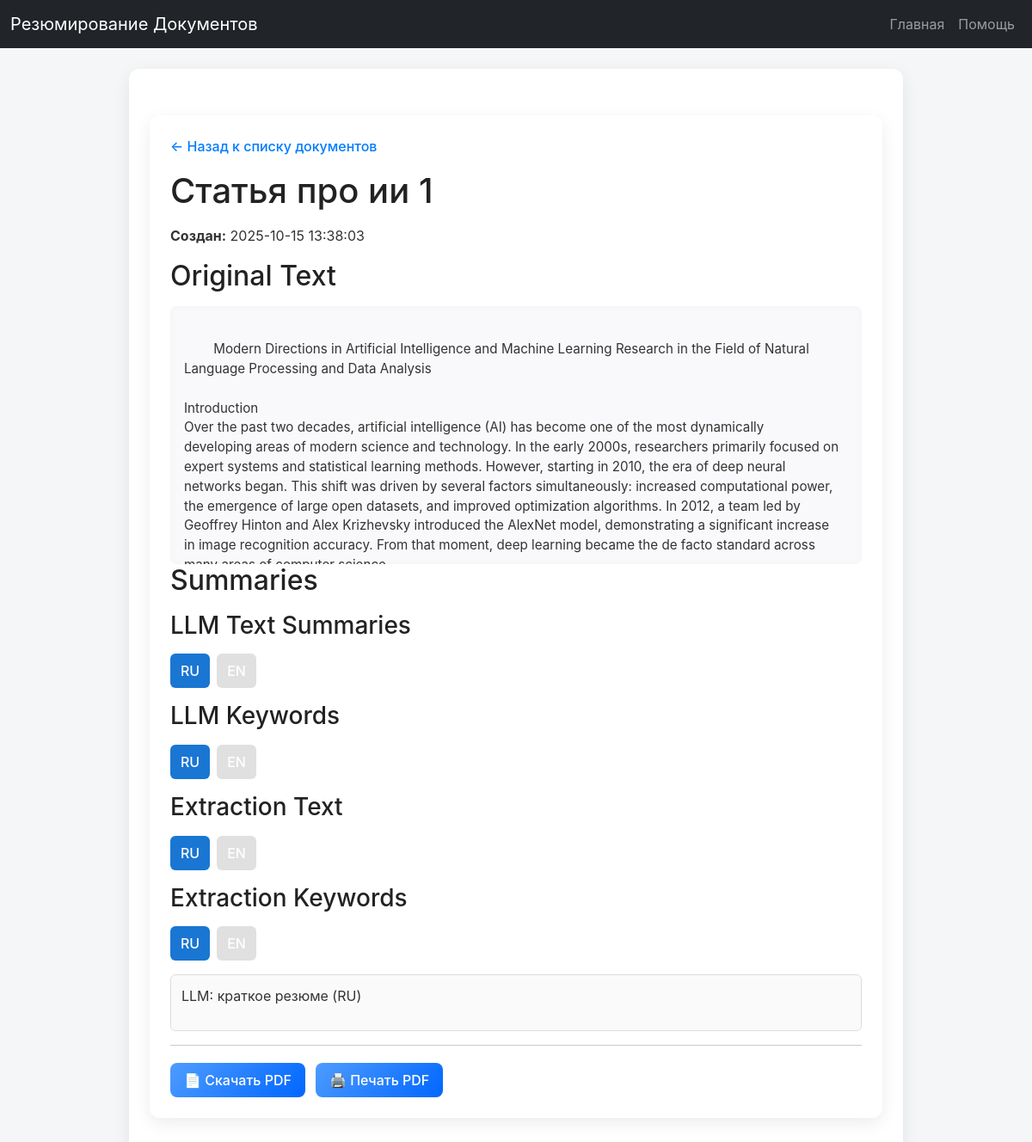
The page /documents/3 on the database its author committed.
### models.py (models this page shows)
class TextDocument(Base):
    __tablename__ = "text_documents"
    id = Column(Integer, primary_key=True, autoincrement=True)
    file_name = Column(String, nullable=False)
    name = Column(String, nullable=False, unique=True)
    original_text = Column(String, nullable=False)
    summary_json = Column(JSON, nullable=False)
    created_at = Column(DateTime(timezone=True), server_default=func.now())

### web_routes.py (the view)
@router.get("/documents/{doc_id}", response_class=HTMLResponse)
async def view_document(doc_id: int, request: Request, service: DocumentService = Depends(get_document_service)):
    try:
        doc = await service.get_document(doc_id)
        return request.app.templates.TemplateResponse(
            "document.html",
            {"request": request, "doc": doc}
        )
    except ValueError as e:
        return request.app.templates.TemplateResponse(
            "error.html",
            {"request": request, "message": str(e)},
            status_code=404
        )

### templates/document.html (shortened to what this page needs)
{% extends "base.html" %}
{% block content %}
<div class="container">
     <p><a href="/" class="back-link">&larr; Назад к списку документов</a></p>
    <h1>{{ doc.name or doc.file_name }}</h1>
    <p><strong>Создан:</strong> {{ doc.created_at }}</p>
    <h2>Original Text</h2>
    <div class="original">
        {{ doc.original_text }}
    </div>
    <h2>Summaries</h2>
   <div class="tab-buttons-group">
  <h3>LLM Text Summaries</h3>
  <div class="tab-buttons">
      <button onclick="showTab('llm_text_ru', this)" class="active">RU</button>
      <button onclick="showTab('llm_text_en', this)">EN</button>
  </div>
</div>
<div class="tab-buttons-group">
  <h3>LLM Keywords</h3>
  <div class="tab-buttons">
      <button onclick="showTab('llm_keyword_ru', this)" class="active">RU</button>
      <button onclick="showTab('llm_keyword_en', this)">EN</button>
  </div>
</div>
<div class="tab-buttons-group">
  <h3>Extraction Text</h3>
  <div class="tab-buttons">
      <button onclick="showTab('extr_text_ru', this)" class="active">RU</button>
      <button onclick="showTab('extr_text_en', this)">EN</button>
  </div>
</div>
<div class="tab-buttons-group">
  <h3>Extraction Keywords</h3>
  <div class="tab-buttons">
      <button onclick="showTab('extr_keyword_ru', this)" class="active">RU</button>
      <button onclick="showTab('extr_keyword_en', this)">EN</button>
  </div>
</div>
    <div id="llm_text_ru" class="tab-content active">
        <p>{{ doc.summary.llm_text_summary.ru }}</p>
    </div>
    <hr>
   <div class="action-buttons">
    <a href="/documents/{{ doc.id }}/report/download" class="btn download-btn">📄 Скачать PDF</a>
    <a href="/documents/{{ doc.id }}/report/print" target="_blank" class="btn print-btn">🖨️ Печать PDF</a>
</div>
</div>
{% endblock %}

### static/styles.css (style rules this page uses)
body { font-family: 'Inter', sans-serif; background: #f4f6f8; color: #333; margin: 0; padding: 0; }
.container { max-width: 900px; margin: 30px auto; background: #fff; padding: 24px; border-radius: 12px; box-shadow: 0 6px 20px rgba(0,0,0,0.08); }
.back-link { text-decoration: none; color: #007bff; font-weight: 500; }
h1, h2, h3, h4 { color: #222; margin-bottom: 16px; }
.original { white-space: pre-wrap; background: #f9f9fb; padding: 16px; border-radius: 8px; max-height: 300px; overflow-y: auto; box-shadow: inset 0 0 6px rgba(0,0,0,0.03); font-size: 0.95rem; }
.tab-buttons { display: flex; flex-wrap: wrap; margin-bottom: 16px; gap: 8px; }
.tab-buttons button { padding: 8px 12px; border: none; background: #e0e0e0; cursor: pointer; border-radius: 6px; transition: background 0.2s, transform 0.2s; }
.tab-buttons button.active { background: #1976d2; color: white; font-weight: 500; }
.tab-content { display: none; padding: 12px; border: 1px solid #ddd; border-radius: 6px; margin-bottom: 16px; background: #fafafa; }
.tab-content.active { display: block; }
button, .btn { font-weight: 500; padding: 8px 16px; border-radius: 8px; border: none; cursor: pointer; transition: all 0.2s; text-decoration: none; display: inline-block; text-align: center; }
button { background: linear-gradient(135deg, #4f9cff, #0066ff); color: white; }
.action-buttons { display: flex; gap: 12px; margin-top: 20px; }
.action-buttons .btn { background: linear-gradient(135deg, #4f9cff, #0066ff); color: white; transition: all 0.2s; }

### rows shown on the page
TextDocument: name "Статья про ии 1", created_at "2025-10-15 13:38:03", original_text "Modern Directions in Artificial Intelligence and Machine Learning Research in the Field of Natural Language Processing and Data Analysis Introduction Over the past two decades, artificial intelligence (AI) has become one of the most dynamically developing areas of modern science and technology. In the early 2000s, researchers primarily focused on expert systems and statistical learning methods. However, starting in 2010, the era of deep neural networks began. This shift was driven by several factors simultaneously: increased computational power, the emergence of large open datasets, and improved optimization algorithms. In 2012, a team led by Geoffrey Hinton and Alex Krizhevsky introduced…"

### other values the page prints
{{ doc.summary.llm_text_summary.ru }} "LLM: краткое резюме (RU)"
